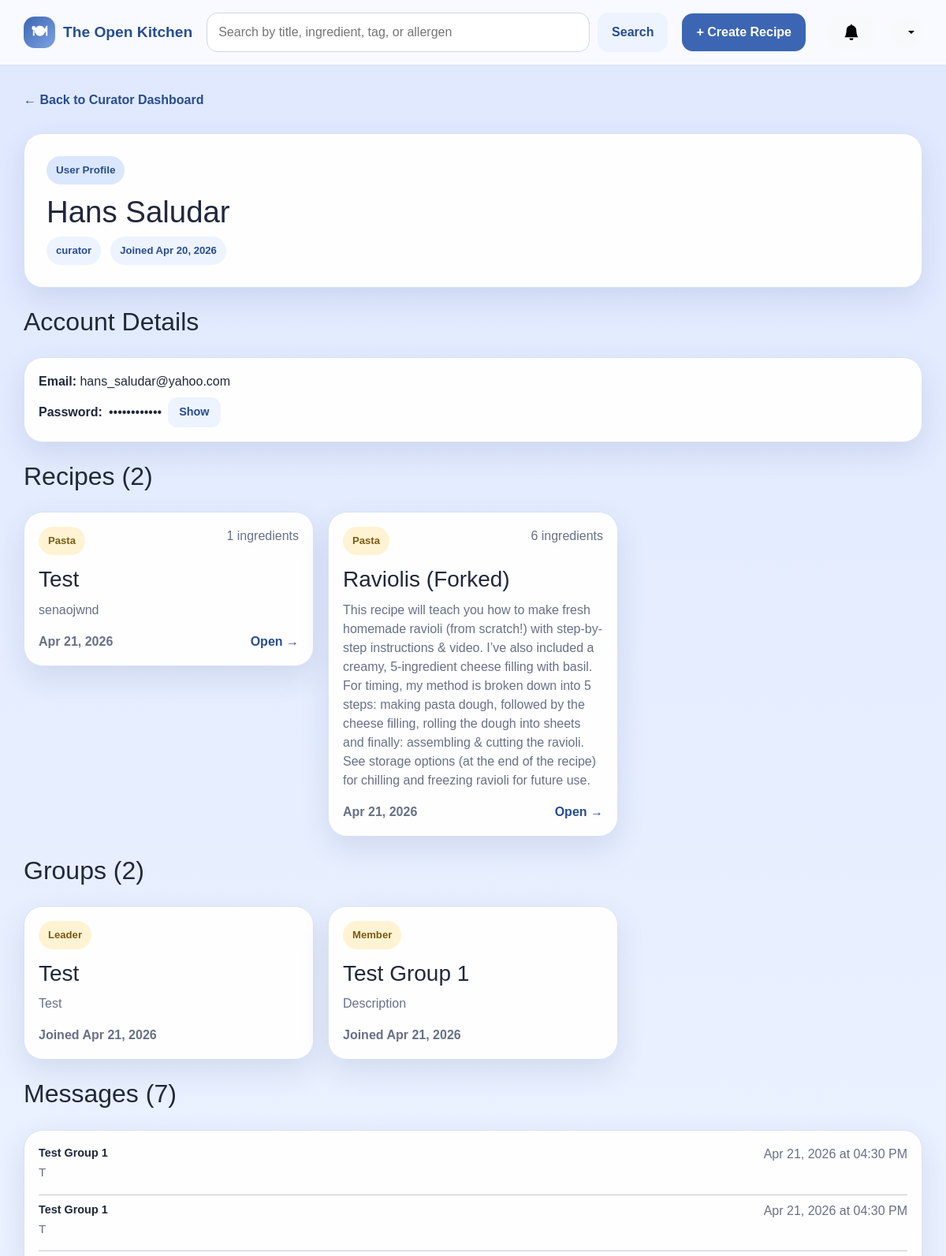
Before: /curator/user/2 (signed in, upper part) with the older database file.
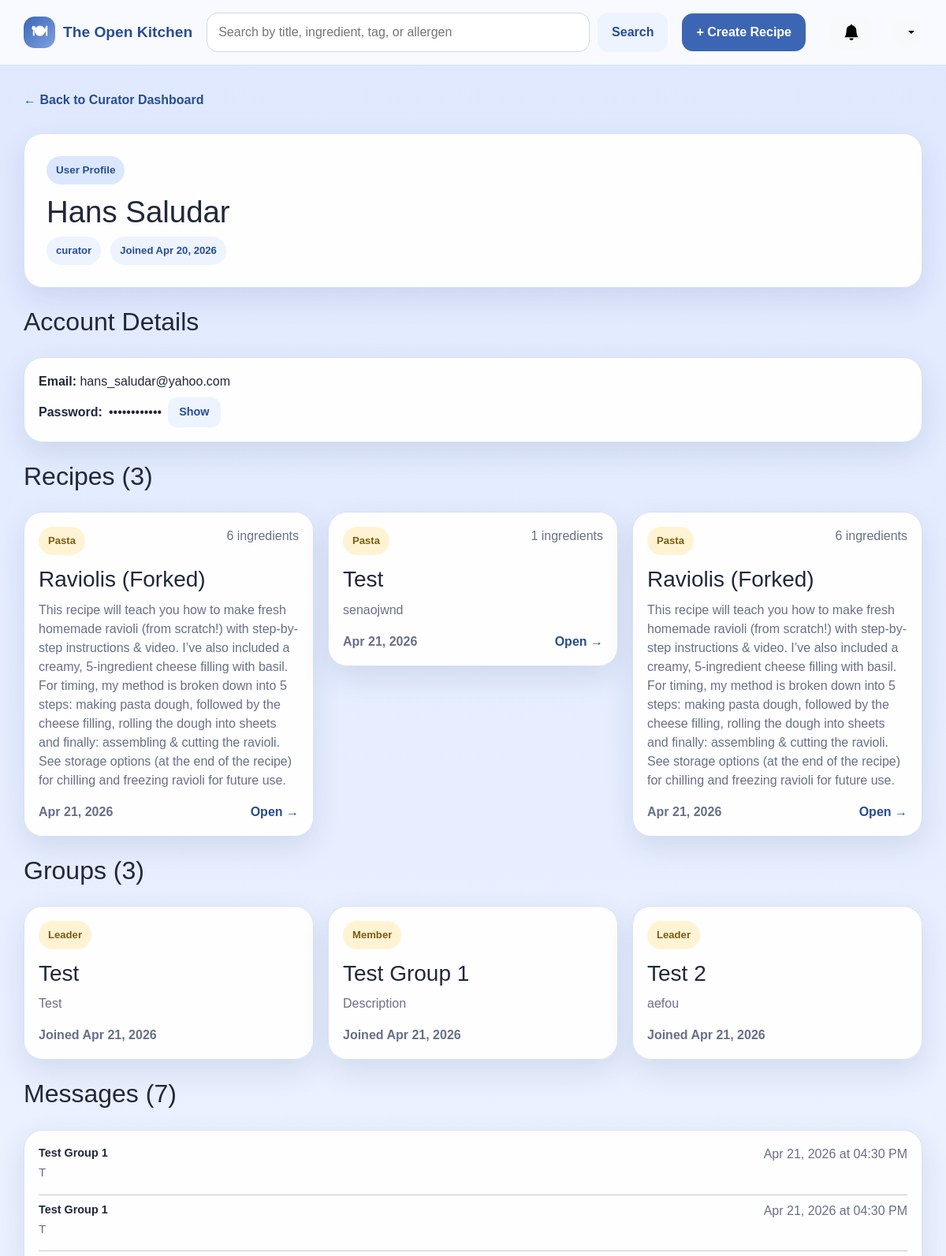
After: the same page with the newer database file.
### app/models.py (models this page shows, shortened)
class Category(db.Model):
    __tablename__ = 'categories'
    id = db.Column(db.Integer, primary_key=True)
    name = db.Column(db.String(32), unique=True, nullable=False)

class Recipe(db.Model):
    __tablename__ = 'recipes'
    id = db.Column(db.Integer, primary_key=True)
    authorID = db.Column(db.Integer, db.ForeignKey('users.id'), nullable=False)
    title = db.Column(db.String(150), nullable=False)
    description = db.Column(db.Text, nullable=True)
    instructions = db.Column(db.Text, nullable=False)
    forkedFrom = db.Column(db.Integer, db.ForeignKey('recipes.id'), nullable=True)
    baseServings = db.Column(db.Integer, nullable=False)
    prepTime = db.Column(db.Integer, nullable=True)
    cookTime = db.Column(db.Integer, nullable=True)
    dateCreated = db.Column(db.DateTime, nullable=False, default=datetime.now)
    ingredients = db.relationship('Ingredient', backref='recipe', lazy=True, cascade='all, delete-orphan')
    categories = db.relationship('RecipeCategory', backref='recipe', lazy=True, cascade='all, delete-orphan')
    dietary_tags = db.relationship('RecipeDietaryTag', backref='recipe', lazy=True, cascade='all, delete-orphan')
    allergens = db.relationship('RecipeAllergen', backref='recipe', lazy=True, cascade='all, delete-orphan')

class Group(db.Model):
    __tablename__ = 'groups'
    id = db.Column(db.Integer, primary_key=True)
    leaderID = db.Column(db.Integer, db.ForeignKey('users.id'), nullable=False)
    name = db.Column(db.String(100), nullable=False)
    description = db.Column(db.Text)
    dateCreated = db.Column(db.DateTime, nullable=False)
    members = db.relationship('GroupMember', backref='group', lazy=True)
    messages = db.relationship('GroupMessage', backref='group', lazy=True)

class GroupMember(db.Model):
    __tablename__ = 'group_members'
    id = db.Column(db.Integer, primary_key=True)
    groupID = db.Column(db.Integer, db.ForeignKey('groups.id'), nullable=False)
    userID = db.Column(db.Integer, db.ForeignKey('users.id'), nullable=False)
    dateJoined = db.Column(db.DateTime, nullable=False)
    user = db.relationship('User', backref='memberships', lazy=True)

class GroupMessage(db.Model):
    __tablename__ = 'group_messages'
    id = db.Column(db.Integer, primary_key=True)
    groupID = db.Column(db.Integer, db.ForeignKey('groups.id'), nullable=False)
    senderID = db.Column(db.Integer, db.ForeignKey('users.id'), nullable=False)
    content = db.Column(db.Text, nullable=False)
    dateSent = db.Column(db.DateTime, nullable=False)
    sender = db.relationship('User', foreign_keys=[senderID])

### app/routes.py (the view)
@app.route('/curator/user/<int:user_id>')
@login_required
def curator_user_profile(user_id):
    user = get_current_user()
    if not user or user.role != 'curator':
        return redirect(url_for('dashboard'))
    profile = User.query.get_or_404(user_id)
    recipes = Recipe.query.filter_by(authorID=user_id).order_by(Recipe.dateCreated.desc()).all()
    memberships = GroupMember.query.filter_by(userID=user_id).all()
    messages = GroupMessage.query.filter_by(senderID=user_id).order_by(GroupMessage.dateSent.desc()).all()
    return render_template('curator/user_profile.html',
                           profile=profile,
                           recipes=[_recipe_card_data(r) for r in recipes],
                           memberships=memberships,
                           messages=messages)

### app/routes.py (called while the page is built)
def login_required(f):
    @wraps(f)
    def decorated_function(*args, **kwargs):
        if 'user_id' not in session:
            flash('Please log in to access this page.', 'warning')
            return redirect(url_for('login'))
        return f(*args, **kwargs)
    return decorated_function

def get_current_user():
    if 'user_id' in session:
        return User.query.get(session['user_id'])
    return None

def current_user_id():
    return session.get('user_id')

def _get_avg_rating(recipe_id):
    result = db.session.query(func.avg(Rating.stars), func.count(Rating.id)).filter_by(recipeID=recipe_id).one()
    avg = round(result[0], 1) if result[0] else None
    count = result[1]
    return avg, count

def _get_notifications():
    uid = current_user_id()
    if uid is None:
        return []
    return Notification.query.filter_by(userID=uid).order_by(Notification.dateCreated.desc()).all()

@app.context_processor
def inject_notifications():
    notifications = _get_notifications()
    has_unread = any(not n.isRead for n in notifications)
    return dict(notifications=notifications, has_unread=has_unread)

### app/templates/curator/user_profile.html (shortened to what this page needs)
{% extends "base.html" %}
{% block content %}
<a href="{{ url_for('curator_dashboard') }}" class="back-link">← Back to Curator Dashboard</a>
<section class="hero-card mt-3">
    <div>
        <span class="eyebrow">User Profile</span>
        <h1>{{ profile.firstName }} {{ profile.lastName }}</h1>
        <div class="pill-row mt-2">
            <span class="pill">{{ profile.role }}</span>
            <span class="pill">Joined {{ profile.dateCreated.strftime('%b %d, %Y') }}</span>
        </div>
    </div>
</section>
<section class="section-head mt-4">
    <div><h2>Account Details</h2></div>
</section>
<article class="recipe-card mb-4">
    <div class="mb-2">
        <span class="fw-semibold">Email: </span>{{ profile.email }}
    </div>
    <div class="d-flex align-items-center gap-2">
        <span class="fw-semibold">Password: </span>
        <span id="passwordHidden">••••••••••••</span>
        <button class="btn btn-secondary btn-sm" onclick="togglePassword()">Show</button>
    </div>
</article>
<section class="section-head mt-4">
    <div>
        <h2>Recipes ({{ recipes|length }})</h2>
    </div>
</section>
{% if recipes %}
<div class="card-grid">
    {% for item in recipes %}
    <a href="{{ url_for('view_recipe', recipe_id=item.recipe.id) }}" class="recipe-card-link">
        <article class="recipe-card">
            <div class="recipe-card-top">
                <span class="mini-pill">{{ item.category_names[0] if item.category_names else 'Recipe' }}</span>
                <span class="muted-small">{{ item.ingredient_count }} ingredients</span>
            </div>
            <h3>{{ item.recipe.title }}</h3>
            <p>{{ item.recipe.description or 'No description.' }}</p>
            <div class="recipe-card-footer">
                <span class="muted-small">{{ item.recipe.dateCreated.strftime('%b %d, %Y') }}</span>
                <span>Open →</span>
            </div>
        </article>
    </a>
    {% endfor %}
</div>
{% else %}
<div class="empty-state"><p>No recipes created yet.</p></div>
{% endif %}
<section class="section-head mt-4">
    <div><h2>Groups ({{ memberships|length }})</h2></div>
</section>
{% if memberships %}
<div class="card-grid">
    {% for m in memberships %}
    <article class="recipe-card">
        <div class="recipe-card-top">
            <span class="mini-pill">{{ 'Leader' if m.group.leaderID == profile.id else 'Member' }}</span>
        </div>
        <h3>{{ m.group.name }}</h3>
        <p>{{ m.group.description or 'No description.' }}</p>
        <div class="recipe-card-footer">
            <span class="muted-small">Joined {{ m.dateJoined.strftime('%b %d, %Y') }}</span>
        </div>
    </article>
    {% endfor %}
</div>
{% else %}
<div class="empty-state"><p>Not in any groups yet.</p></div>
{% endif %}
<section class="section-head mt-4">
    <div><h2>Messages ({{ messages|length }})</h2></div>
</section>
{% if messages %}
<article class="recipe-card">
    {% for msg in messages %}
    <div class="mb-3">
        <div class="d-flex justify-content-between">
            <span class="fw-semibold" style="font-size:.9rem;">{{ msg.group.name }}</span>
            <span class="muted-small">{{ msg.dateSent.strftime('%b %d, %Y at %I:%M %p') }}</span>
        </div>
        <p class="mb-0" style="font-size:.95rem;">{{ msg.content }}</p>
    </div>
    {% if not loop.last %}<hr class="my-2">{% endif %}
    {% endfor %}
</article>
{% else %}
<div class="empty-state"><p>No messages sent yet.</p></div>
{% endif %}
{% endblock %}

Changed rows visible on the page:
added Recipe: recipe "Raviolis (Forked)", recipe "This recipe will teach you how to make fresh homemade ravioli (from scratch!) with step-by-step instructions & video. I’ve also included a creamy, 5-ingredient cheese filling with basil. For timing, my method is broken down into 5 steps: making pasta dough, followed by the cheese filling, rolling the dough into sheets and finally: assembling & cutting the ravioli. See storage options (at the end of the recipe) for chilling and freezing ravioli for future use.", recipe.dateCreated "Apr 21, 2026"
added GroupMember: group.name "Test 2", group "aefou", dateJoined "Apr 21, 2026"
added Group: leaderID "Leader"
Other visible differences:
{{ recipes|length }}: "2" → "3"
{{ memberships|length }}: "2" → "3"
new list line: "Pasta"
new list line: "6 ingredients Open →"
new list line: "Raviolis (Forked) This recipe will teach you how to make fresh homemade ravioli (from scratch!) with step-by-step instructions & video. I’ve also included a creamy, 5-ingredient cheese filling with basil. For timing, my method is broken down into 5 steps: making pasta dough, followed by the cheese filling, rolling the dough into sheets and finally: assembling & cutting the ravioli. See storage options (at the end of the recipe) for chilling and freezing ravioli for future use. Apr 21, 2026"
